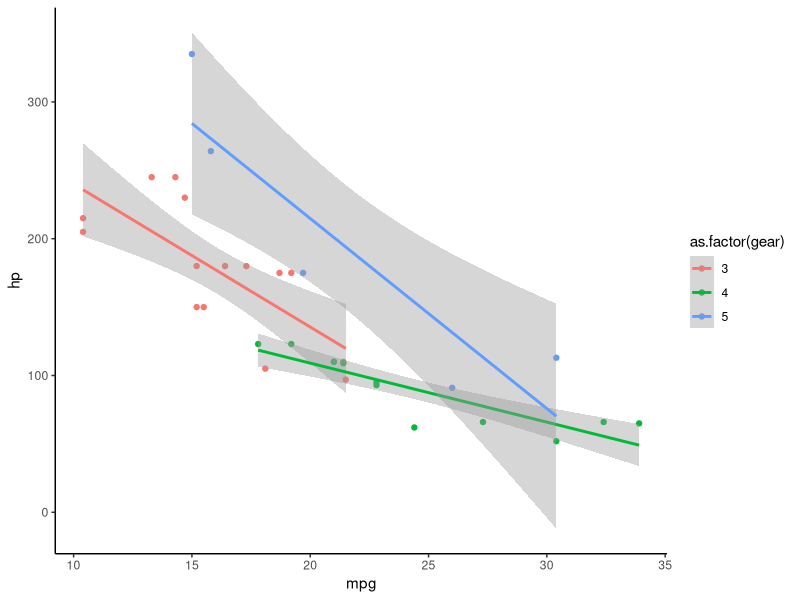

The R source for this figure:
library(ggplot2)

# download cars dataset
data(mtcars)
head(mtcars)

# make a figure
ggplot(data = mtcars, aes(mpg, hp))+
  geom_point(aes(color = as.factor(gear))) + 
  geom_smooth(aes(color = as.factor(gear)), method = "glm") + 
  theme_classic()
